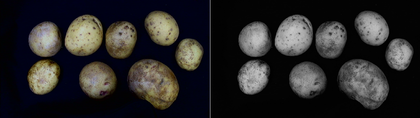
%> input picture images/01-to_luminosity.png, 420 x 118 px, shrunk from 1154 x 324 before the run
$ octave --eval "findspuds('../images/01-to_luminosity.png');"   (GNU Octave 9; MATLAB toolbox functions it lacks are replaced by stand-ins)
%> lines starting %> are read from the running program, lines starting %| are printed output that depends on the picture; in (x1, y1, x2, y2) boxes, pixels count from 0 and x2, y2 are one past the last pixel; in counts of white or black regions, pixels touching at a corner belong together; the program's own positions count from 1
%> in findspuds, I is the input picture: size 118x420x3 uint8; mean R, G, B 41.4, 40.3, 40.7
### m/rgb_to_luminosity.m
%% =======================================================================%
% rgb_to_luminosity.m                                                     %
%=========================================================================%
% Function:     rgb2luminosity                                            %
% Author(s):    Alexander Jenkins (JEN11214787)                           %
% Description:  Converts rgb (3 channel) image to luminosity (1 channel)  %
% Returns:      Luminosity image                                          %
%=========================================================================%

%% =======================================================================%
% rgb_to_luminosity                                                       %
%                                                                         %
% Arguments:                                                              %
% IN(I)         The 2D matrix to convert to luminosity                    %
%=========================================================================%

function GreyImage = rgb_to_luminosity(I)

% Initialise the return matrix with the same size as I and zero it out
M = size(I, 1); %Height
%> M = 118
N = size(I, 2); %Width
%> N = 420
GreyImage = zeros(M, N);

for m = 1:M
    for n = 1:N
        % Humans perceive green more, read more at the GIMP project
        GreyImage(m,n) = I(m,n,1)*0.21 + I(m,n,2)*0.72 + I(m,n,2)*0.07;
    end
end
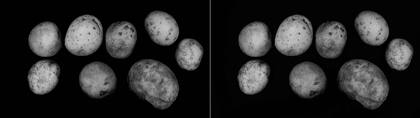
%> GreyImage: size 118x420 double; min 0, max 200, mean 40.4

GreyImage = uint8(GreyImage);
%> GreyImage: size 118x420 uint8

end

### m/median_filter.m
%% =======================================================================%
% median_filter.m                                                         %
%=========================================================================%
% Function:     median_filter                                             %
% Author(s):    Alexander Jenkins (JEN11214787)                           %
% Description:  Performs a median filter on a Matrix with two dimensions  %
% Returns:      Median filtered matrix                                    %
%=========================================================================%

%% =======================================================================%
% median_filter                                                           %
%                                                                         %
% Arguments:                                                              %
% IN(I)         The 2D matrix to perform a median filter on               %
% IN(A)         Vector containing [Height, Width]                         %
%=========================================================================%

function MedianFilteredImage = median_filter(I, V)
%> called with V = [3 3]

% This function exists in a perfect world :)
% I assume the image is big enough and yada yada...

% Initialise the return matrix with the same size as I and zero it out
M = size(I, 1); % Height
N = size(I, 2); % Width
MedianFilteredImage = uint8(zeros(M, N));

A = V(1); % Window height
B = V(2); % Window width

% Used to adjust for even sized windows
% Since the capture loop will always take the central pixel regardless
AdjustA = not(mod(A, 2));
AdjustB = not(mod(B, 2));

% Pre-compute some stuff
A2 = floor(A/2);
B2 = floor(B/2);

% Replicate the border pixels so they don't mess with the median
I2 = padarray(I, [A, B], 'replicate');
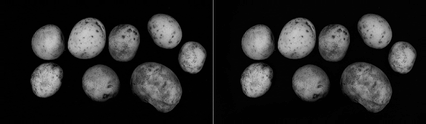
%> I2: size 124x426 uint8; min 0, max 200, mean 38

% Loop the 'original' pixels
for m = 1+A:M+A
    for n = 1+B:N+B

        Capture = I2(m - A2:m + A2 - AdjustA, n - B2: n + B2 - AdjustB);
        Capture = Capture(:); % flatten our matrix
        Med = median(double(Capture)); % horrifically slow

        MedianFilteredImage(m-A, n-B) = Med;

    end
end

### m/fill_holes.m
%% =======================================================================%
% fill_holes.m                                                            %
%=========================================================================%
% Function:     fill_holes                                                %
% Author(s):    Alexander Jenkins (JEN11214787)                           %
% Description:  Fills holes within connected components of a logical image%
% Returns:      Filled logical image                                      %
%                                                                         %
% Limits:                                                                 %
%               - Importing from Java seems to be really slow             %
%=========================================================================%

%% =======================================================================%
% fill_holes                                                              %
%                                                                         %
% Arguments:                                                              %
% IN(I)         The logical image to fill holes in                        %
%=========================================================================%

function LogicalFilledImage = fill_holes(I)
% we assume we have a sensible image etc...

% spuds never touch the edge so we only need this
% threshold on our fill value
LogicalFilledImage = fill_holes_impl(uint8(I), 1, 1, 0, 3) < 3;

% otherwise we'd floodfill from every edge pixel
% then combine the returned matrices

end

% flood fill implementation using a Queue from Java
%% =======================================================================%
% fill_holes_impl                                                         %
%                                                                         %
% Arguments:                                                              %
% IN(I)         The logical image to fill holes in                        %
% IN(M)         Y location of the start of the flood fill                 %
% IN(N)         X location of the start of the flood fill                 %
% IN(T)         Target value                                              %
% IN(R)         Replacement value                                         %
%=========================================================================%
function LogicalFilledImage = fill_holes_impl(I, M, N, T, R)

MX = size(I, 1); % Height
NX = size(I, 2); % Width

% to keep track of which pixels we've visited so far
ProcessedMap = uint8(zeros(MX, NX));

% sanity checks
if(M <= 0 || M > MX)
    return
end
if(N <= 0 || N > NX)
    return
end
if(I(M, N) ~= T)
    return
end

% Really slooow
import java.util.LinkedList
Q = LinkedList();

Node = [M N];
Q.add(Node);

% can't recurse because Matlab runs out of stack space.. grumble
% put the next pixels (node) to visit in a queue and use ProcessedMap to
% determine if we've already encountered a node before
while Q.size() > 0
    Node = Q.removeLast();
    if(I(Node(1), Node(2)) == T)
        I(Node(1), Node(2)) = R;
        ProcessedMap(Node(1), Node(2)) = 1;

        % connectivity of four flood filling
        if(Node(1) + 1 <= MX)
            if(ProcessedMap(Node(1) + 1, Node(2)) == 0)
                Q.add([Node(1) + 1, Node(2)]);
            end
        end

        if(Node(1) - 1 > 0)
            if(ProcessedMap(Node(1) - 1, Node(2)) == 0)
                Q.add([Node(1) - 1, Node(2)]);
            end
        end

        if(Node(2) + 1 <= NX)
            if(ProcessedMap(Node(1), Node(2) + 1) == 0)
                Q.add([Node(1), Node(2) + 1]);
            end
        end

        if(Node(2) - 1 > 0)
            if(ProcessedMap(Node(1), Node(2) - 1) == 0)
                Q.add([Node(1), Node(2) - 1]);
            end
        end
    end
end

LogicalFilledImage = I;

end

### m/findspuds.m
%% =======================================================================%
% findspuds.m                                                             %
%=========================================================================%
% Function:     findspuds                                                 %
% Author(s):    Alexander Jenkins (JEN11214787)                           %
% Description:  Detects potatoes on a black background and performs the   %
%               following actions:                                        %
%                   - Number of potatoes detected                         %
%                   - Per potato:                                         %
%                       - (x,y) location of the centroid of the potato    %
%                       - the eccentricity of the potato                  %
%                       - the mean and standard deviation of the R, G and %
%                          B colour values in the potato                  %
%                       - the smoothness value of the potato              %
%                       - the average entropy of the potato               %
%=========================================================================%

%% =======================================================================%
% findspuds                                                               %
%                                                                         %
% Arguments:                                                              %
% IN(Filename)  The image that contains potatoes on a black background    %
%=========================================================================%

function findspuds(Filename)

I = imread(Filename);

DEBUG = 0;

%% STEP 0
%figure; imshow(I); title('Original input'); hold on;

%% STEP 1
% Create a grey scale version of the image in order to better remove the
% background noise, since the noise from all channels will coalesce
GI = rgb_to_luminosity(I);
if(DEBUG)
    figure; imshow(GI); title('Luminosity');
end

% Use a median filter to remove noise artefacts
MI = median_filter(GI, [3, 3]); % median filtered image
if(DEBUG)
    figure; imshow(MI); title('Median filtered');
end

FI = GI - MI; % filtered image
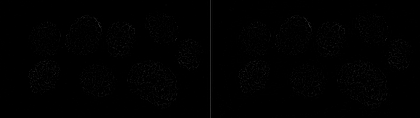
%> FI: size 118x420 uint8; min 0, max 47, mean 0.9
GI = GI - FI;
if(DEBUG)
    figure; imshow(GI); title('Filtered');
end

%% STEP 2
% Create a black / white 'mask' that can be used to segment out the
% potatoes from the background
BW = GI > 20;
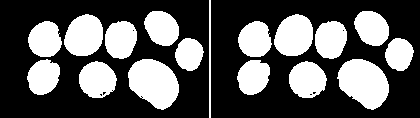
%> BW: size 118x420 logical; 35.4% white; 17 white regions, largest, box (x1, y1, x2, y2) and area: (337, 59, 389, 110) 1855, (128, 59, 179, 110) 1854, (274, 14, 313, 56) 1280
if(DEBUG)
    figure; imshow(BW); title('Logical');
end

% step 3
% clean up - fill potato
%fill_image = imfill(BW, 'holes');
% really slow because of Java import
fill_image = fill_holes(BW);
%> the run ends on the next line
if(DEBUG)
    figure; imshow(fill_image); title('Fill holes');
end

%% step 4
% open some gaps
se = strel('diamond',4);
open_image = imopen(fill_image, se);
if(DEBUG)
    figure; imshow(open_image); title('Open');
end

%% step 5
% label potatoes
[L, num] = bwlabel(open_image, 8);
props = regionprops(L, 'All');

I2 = I; % don't mess with the original image
se = strel('diamond',1);
outline_image = label2rgb(L, 'lines', 'k', 'shuffle');
outline_image = imdilate(outline_image,se) - outline_image;
thresh = rgb2gray(outline_image) > 0;
blue = I2(:,:,3);
blue(thresh) = 255;
I2(:,:,3) = blue;
figure; imshow(I2);

% output
str = ['Number of potatoes:\t', num2str(num), '\n\n'];
fprintf(str);
str = ['[Centroid x, y]\t\t\t[Eccentricity]\t\t[Mean r, g, b]\t\t\t\t[Stdev r, g, b]\t\t\t\t[Smooth r, g, b]\t\t\t[Entropy]', '\n'];
fprintf(str);
str = '-------------------------------------------------------------------------------------------------------------------------------------------------------------------------------------\n';
fprintf(str);

for(m = 1:num)
    % info
    c = [1,1,1];

    area = props(m).Area;
    % 0 is not circular, 1 is circular
    circularity = (4*pi*area)/(props(m).Perimeter^2);
    eccentricity = props(m).Eccentricity;

    x = props(m).Centroid(1);
    y = props(m).Centroid(2);

    b1 = floor(props(m).BoundingBox(1));
    b2 = floor(props(m).BoundingBox(2));
    b3 = floor(props(m).BoundingBox(3));
    b4 = floor(props(m).BoundingBox(4));

    [R,G,B,StdR,StdG,StdB] = find_mean_within_strel(I, props(m).PixelList);

    % + entropy (move to function?) +
    Grey = rgb2gray(I);
    % adjust indexes since the first pixel is included in the size
    Grey = Grey(b2:b4+b2-1, b1:b3+b1-1);
    Grey(~props(m).Image) = 0;
    avg_entropy = entropy(Grey);

    % smoothness
    smoothnessR = 1 - (1/(1 + StdR));
    smoothnessG = 1 - (1/(1 + StdG));
    smoothnessB = 1 - (1/(1 + StdB));

    % plot
    text(x, y, num2str(m), 'Color', c, 'FontWeight', 'bold');
    rectangle('Position', [b1,b2,b3,b4], 'EdgeColor', c);

    % print
    str = ['[', num2str(x), ',', num2str(y), ']\t\t'];
    fprintf(str);

    str = ['[', num2str(eccentricity), ']\t\t\t'];
    fprintf(str);

    str = ['[', num2str(R), ',', num2str(G), ',', num2str(B), ']\t'];
    fprintf(str);

    str = ['[', num2str(StdR), ',', num2str(StdG), ',', num2str(StdB), ']\t'];
    fprintf(str);

    str = ['[', num2str(smoothnessR), ',', num2str(smoothnessG), ',', num2str(smoothnessB), ']\t'];
    fprintf(str);

    str = ['[', num2str(avg_entropy), ']\t\n'];
    fprintf(str);
end

$ run again, on images/07-Pre_Filter.png
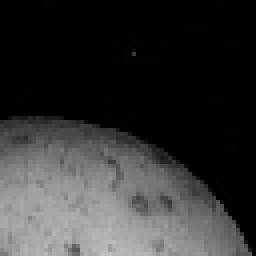
%> input picture images/07-Pre_Filter.png, 64 x 64 px (shown 4 times larger)
%> in findspuds, I is the input picture: size 64x64x3 uint8; mean R, G, B 51.6, 51.4, 51.4
%> in findspuds, `FI = GI - MI;`:
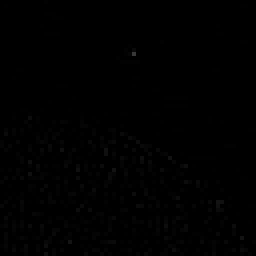
%> FI: size 64x64 uint8 (shown 4 times larger); min 0, max 56, mean 0.7
%> in findspuds, `BW = GI > 20;`:
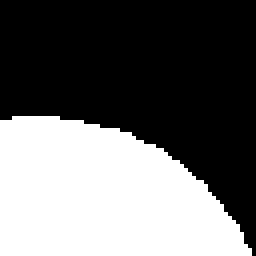
%> BW: size 64x64 logical (shown 4 times larger); 41.1% white; 1 white region, box (x1, y1, x2, y2) and area: (0, 29, 63, 64) 1685
